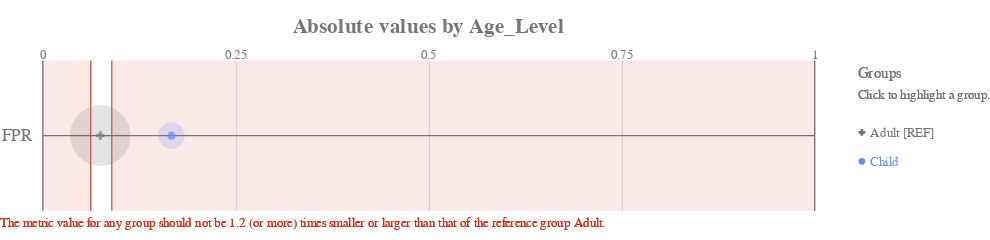

This figure's notebook cell:
### Code cell
ap.absolute(bdf, metrics, 'Age_Level', fairness_threshold = disparity_tolerance)

### Figure 1 — Vega-Lite specification as saved in the notebook (floating-point values rounded to 4 significant figures)
{"config": {"view": {"continuousWidth": 400, "continuousHeight": 300, "strokeWidth": 0}, "axisLeft": {"labelColor": "rgb(117,117,117)", "labelFont": "Arial", "labelFontSize": 16}, "title": {"align": "center", "baseline": "middle", "color": "rgb(117,117,117)", "font": "Arial", "fontSize": 20, "fontWeight": "bold"}}, "layer": [{"data": {"name": "data-b71d65f846bc74ae5caddb3a096fb136"}, "mark": {"type": "rule", "stroke": "rgb(117,117,117)", "strokeWidth": 1.25, "tooltip": ""}, "encoding": {"x": {"type": "quantitative", "field": "start", "scale": {"domain": [0, 1], "range": [40.0, 760.0]}}, "x2": {"field": "end"}, "y": {"type": "nominal", "axis": {"domain": false, "labelAngle": 0, "labelPadding": -30, "orient": "left", "ticks": false, "title": ""}, "field": "y_position", "scale": {"domain": ["FPR"], "range": [17.5, 157.5]}}}}, {"data": {"name": "data-6cfe259518f6c7b358d8f836a73e6b7f"}, "mark": {"type": "rule", "stroke": "rgb(117,117,117)", "strokeWidth": 1.25, "tooltip": ""}, "encoding": {"x": {"type": "quantitative", "field": "x_position", "scale": {"domain": [0, 1], "range": [40.0, 760.0]}}, "y": {"value": 17.5}, "y2": {"value": 157.5}}}, {"data": {"name": "data-60ed1133fa688d151d36705a369482e0"}, "mark": {"type": "text", "align": "center", "color": "rgb(117,117,117)", "font": "Arial", "fontSize": 12, "fontWeight": "normal", "tooltip": ""}, "encoding": {"text": {"type": "nominal", "field": "value"}, "x": {"type": "quantitative", "field": "value", "scale": {"domain": [0, 1], "range": [40.0, 760.0]}}, "y": {"value": 12.25}}}, {"layer": [{"mark": {"type": "rect", "opacity": 0.8, "stroke": "rgb(217, 46, 28)", "strokeWidth": 1.25, "tooltip": ""}, "encoding": {"x": {"type": "quantitative", "field": "lower_threshold_value", "scale": {"domain": [0, 1], "range": [40.0, 760.0]}}, "x2": {"field": "lower_threshold_value"}, "y": {"type": "nominal", "axis": {"domain": false, "grid": false, "labels": false, "ticks": false, "title": " "}, "field": "metric", "scale": {"domain": ["FPR"], "range": [17.5, 157.5]}}}}, {"mark": {"type": "rect", "opacity": 0.8, "stroke": "rgb(217, 46, 28)", "strokeWidth": 1.25, "tooltip": ""}, "encoding": {"x": {"type": "quantitative", "field": "upper_threshold_value", "scale": {"domain": [0, 1], "range": [40.0, 760.0]}}, "x2": {"field": "upper_threshold_value"}, "y": {"type": "nominal", "axis": {"domain": false, "grid": false, "labels": false, "ticks": false, "title": " "}, "field": "metric", "scale": {"domain": ["FPR"], "range": [17.5, 157.5]}}}}, {"layer": [{"mark": {"type": "rect", "fill": "rgb(217, 46, 28)", "opacity": 0.1, "tooltip": ""}, "encoding": {"x": {"type": "quantitative", "field": "lower_threshold_value", "scale": {"domain": [0, 1], "range": [40.0, 760.0]}}, "x2": {"field": "lower_end"}, "y": {"type": "nominal", "axis": {"domain": false, "grid": false, "labels": false, "ticks": false, "title": " "}, "field": "metric", "scale": {"domain": ["FPR"], "range": [17.5, 157.5]}}}}, {"mark": {"type": "rect", "fill": "rgb(217, 46, 28)", "opacity": 0.1, "tooltip": ""}, "encoding": {"x": {"type": "quantitative", "field": "upper_threshold_value", "scale": {"domain": [0, 1], "range": [40.0, 760.0]}}, "x2": {"field": "upper_end"}, "y": {"type": "nominal", "axis": {"domain": false, "grid": false, "labels": false, "ticks": false, "title": " "}, "field": "metric", "scale": {"domain": ["FPR"], "range": [17.5, 157.5]}}}}]}, {"data": {"name": "data-79dd248bdaa0ea02c535240e8ad022c8"}, "mark": {"type": "text", "align": "left", "baseline": "top", "fill": "rgb(217, 46, 28)", "font": "Arial", "fontSize": 12, "fontWeight": "normal", "tooltip": ""}, "encoding": {"text": {"value": "The metric value for any group should not be 1.2 (or more) times smaller or larger than that of the reference group Adult."}, "x": {"value": 0}, "y": {"value": 163.3}}}], "data": {"name": "data-cdad144aba23a89d11095f191bc37fe2"}}, {"layer": [{"mark": "circle"}, {"data": {"name": "data-88cf3098d145de81ca101b6251b6c108"}, "mark": {"type": "circle", "opacity": 0.2}, "encoding": {"color": {"condition": {"type": "nominal", "field": "attribute_value", "legend": null, "scale": {"domain": ["Adult", "Child"], "range": ["rgb(117,117,117)", "rgb(100, 143, 255)", "rgb(254, 97, 0)", "rgb(220, 38, 127)", "rgb(255, 176, 0)", "rgb(120, 94, 240)"]}, "selection": "selector013"}, "value": "rgb(224,224,224)"}, "size": {"type": "quantitative", "field": "group_size", "legend": null, "scale": {"domain": [0, 224.4], "range": [0, 3848.0]}}, "tooltip": [{"type": "nominal", "field": "attribute_value", "title": "Group"}, {"type": "nominal", "field": "tooltip_group_size", "title": "Group Size"}, {"type": "nominal", "field": "tooltip_disparity_explanation_fpr", "title": "Disparity"}, {"type": "quantitative", "field": "fpr", "format": ".2f", "title": "FPR"}], "x": {"type": "quantitative", "axis": {"domain": false, "labels": false, "ticks": false, "title": null, "values": [0.25, 0.5, 0.75]}, "field": "fpr", "scale": {"domain": [0, 1], "range": [40.0, 760.0]}}, "y": {"type": "nominal", "axis": {"domain": false, "grid": false, "labels": false, "ticks": false, "title": " "}, "field": "metric_variable", "scale": {"domain": ["FPR"], "range": [17.5, 157.5]}}}, "selection": {"selector015": {"type": "multi", "empty": "all", "fields": ["attribute_value"]}}, "transform": [{"calculate": "'FPR'", "as": "metric_variable"}]}, {"layer": [{"mark": "point"}, {"data": {"name": "data-88cf3098d145de81ca101b6251b6c108"}, "mark": {"type": "point", "filled": true, "size": 60}, "encoding": {"color": {"condition": {"type": "nominal", "field": "attribute_value", "legend": null, "scale": {"domain": ["Adult", "Child"], "range": ["rgb(117,117,117)", "rgb(100, 143, 255)", "rgb(254, 97, 0)", "rgb(220, 38, 127)", "rgb(255, 176, 0)", "rgb(120, 94, 240)"]}, "selection": "selector013"}, "value": "rgb(224,224,224)"}, "shape": {"type": "nominal", "field": "attribute_value", "legend": null, "scale": {"domain": ["Adult", "Child"], "range": ["cross", "circle"]}}, "tooltip": [{"type": "nominal", "field": "attribute_value", "title": "Group"}, {"type": "nominal", "field": "tooltip_group_size", "title": "Group Size"}, {"type": "nominal", "field": "tooltip_disparity_explanation_fpr", "title": "Disparity"}, {"type": "quantitative", "field": "fpr", "format": ".2f", "title": "FPR"}], "x": {"type": "quantitative", "axis": {"domain": false, "labels": false, "ticks": false, "title": null, "values": [0.25, 0.5, 0.75]}, "field": "fpr", "scale": {"domain": [0, 1], "range": [40.0, 760.0]}}, "y": {"type": "nominal", "axis": {"domain": false, "grid": false, "labels": false, "ticks": false, "title": " "}, "field": "metric_variable", "scale": {"domain": ["FPR"], "range": [17.5, 157.5]}}}, "selection": {"selector014": {"type": "multi", "empty": "all", "fields": ["attribute_value"]}}, "transform": [{"calculate": "'FPR'", "as": "metric_variable"}]}]}]}, {"layer": [{"mark": {"type": "point", "filled": true, "opacity": 1, "size": 39.48}, "encoding": {"color": {"condition": {"type": "nominal", "field": "attribute_value", "legend": null, "scale": {"domain": ["Adult", "Child"], "range": ["rgb(117,117,117)", "rgb(100, 143, 255)", "rgb(254, 97, 0)", "rgb(220, 38, 127)", "rgb(255, 176, 0)", "rgb(120, 94, 240)"]}, "selection": "selector013"}, "value": "rgb(224,224,224)"}, "shape": {"type": "nominal", "field": "attribute_value", "legend": null, "scale": {"domain": ["Adult", "Child"], "range": ["cross", "circle"]}}, "x": {"value": 804}, "y": {"type": "nominal", "axis": {"domain": false, "grid": false, "labels": false, "ticks": false, "title": " "}, "field": "attribute_value", "scale": {"domain": ["Adult", "Child"], "range": [71, 125]}}}, "selection": {"selector013": {"type": "multi", "empty": "all", "fields": ["attribute_value"]}}}, {"mark": {"type": "text", "align": "left", "baseline": "middle", "font": "Arial", "fontSize": 12, "fontWeight": "normal"}, "encoding": {"color": {"condition": {"type": "nominal", "field": "attribute_value", "legend": null, "scale": {"domain": ["Adult", "Child"], "range": ["rgb(117,117,117)", "rgb(100, 143, 255)", "rgb(254, 97, 0)", "rgb(220, 38, 127)", "rgb(255, 176, 0)", "rgb(120, 94, 240)"]}, "selection": "selector013"}, "value": "rgb(224,224,224)"}, "text": {"type": "nominal", "field": "label"}, "x": {"value": 812}, "y": {"type": "nominal", "axis": {"domain": false, "grid": false, "labels": false, "ticks": false, "title": " "}, "field": "attribute_value", "scale": {"domain": ["Adult", "Child"], "range": [71, 125]}}}, "selection": {"selector016": {"type": "multi", "empty": "all", "fields": ["attribute_value"]}}}, {"data": {"name": "data-79dd248bdaa0ea02c535240e8ad022c8"}, "mark": {"type": "text", "align": "left", "baseline": "middle", "color": "rgb(117,117,117)", "font": "Arial", "fontSize": 12, "fontWeight": "normal"}, "encoding": {"text": {"value": "Click to highlight a group."}, "x": {"value": 800}, "y": {"value": 49}}}, {"data": {"name": "data-79dd248bdaa0ea02c535240e8ad022c8"}, "mark": {"type": "text", "align": "left", "baseline": "middle", "color": "rgb(117,117,117)", "font": "Arial", "fontSize": 14, "fontWeight": "normal"}, "encoding": {"text": {"value": "Groups"}, "x": {"value": 800}, "y": {"value": 30}}}], "data": {"name": "data-c443f07771dfdb70b5700726643396b0"}}], "height": 175, "padding": {"top": 15, "bottom": 10}, "resolve": {"scale": {"size": "independent", "y": "independent"}}, "title": "Absolute values by Age_Level", "width": 800, "$schema": "https://vega.github.io/schema/vega-lite/v4.8.1.json", "datasets": {"data-b71d65f846bc74ae5caddb3a096fb136": [{"y_position": "FPR", "start": 0, "end": 1}], "data-6cfe259518f6c7b358d8f836a73e6b7f": [{"x_position": 0}, {"x_position": 1}], "data-60ed1133fa688d151d36705a369482e0": [{"value": 0.0}, {"value": 0.25}, {"value": 0.5}, {"value": 0.75}, {"value": 1.0}], "data-cdad144aba23a89d11095f191bc37fe2": [{"lower_end": 0, "upper_end": 1, "lower_threshold_value": 0.06198, "upper_threshold_value": 0.08926, "metric": "FPR"}], "data-79dd248bdaa0ea02c535240e8ad022c8": [{"a": 1, "b": 0}, {"a": 1, "b": 0}], "data-88cf3098d145de81ca101b6251b6c108": [{"attribute_name": "Age_Level", "attribute_value": "Adult", "group_size": 187, "total_entities": 223, "fpr": 0.07438, "fpr_disparity": 1.0, "fpr_disparity_scaled": 0.0, "tooltip_group_size": "187 (83.86%)", "tooltip_disparity_explanation_fpr": "Reference group"}, {"attribute_name": "Age_Level", "attribute_value": "Child", "group_size": 36, "total_entities": 223, "fpr": 0.1667, "fpr_disparity": 2.241, "fpr_disparity_scaled": 1.241, "tooltip_group_size": "36 (16.14%)", "tooltip_disparity_explanation_fpr": "2.24 times larger FPR than the reference group"}], "data-c443f07771dfdb70b5700726643396b0": [{"attribute_value": "Adult", "label": "Adult [REF]"}, {"attribute_value": "Child", "label": "Child"}]}}
